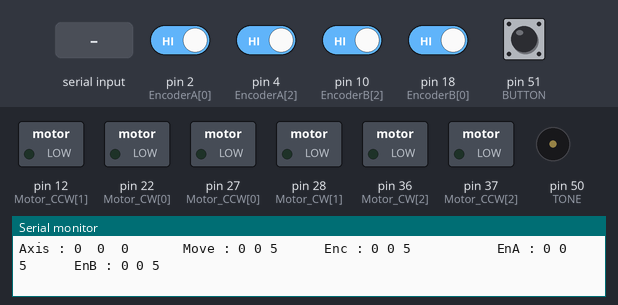
Simulated run of this sketch. Board: Arduino Mega 2560, built with avr-gcc and run on an emulated ATmega2560. Shown: switched loads named in the sketch (green lamp = pin HIGH), buzzer (waves = sounding), the last lines printed to the serial monitor. The test bench sets the inputs (shaded band); at power-on: pin 2 (EncoderA[0]), pin 4 (EncoderA[2]), pin 10 (EncoderB[2]), pin 18 (EncoderB[0]), pin 51 (BUTTON) HIGH.

Above: at 19.3 s.
19.4 s: "L90;" received over Serial
At 20.17 s:
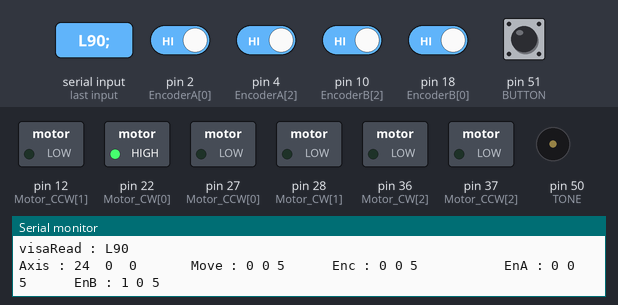
21.8 s: "l;" received over Serial
At 22.59 s:
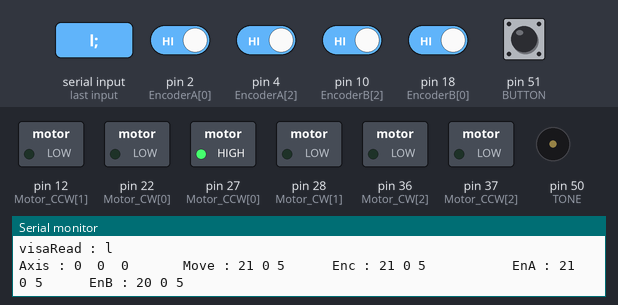
24.3 s: "X;" received over Serial
At 25.7 s:
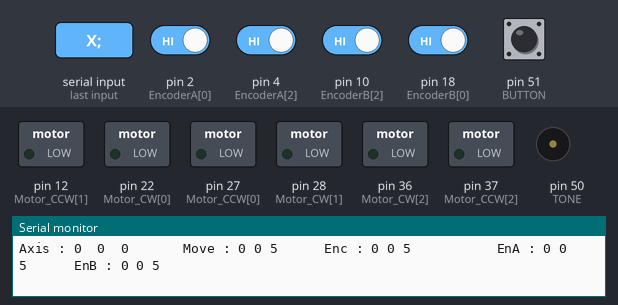
26.4 s: pin 51 (BUTTON) pulled LOW for 1 s
At 27.5 s:
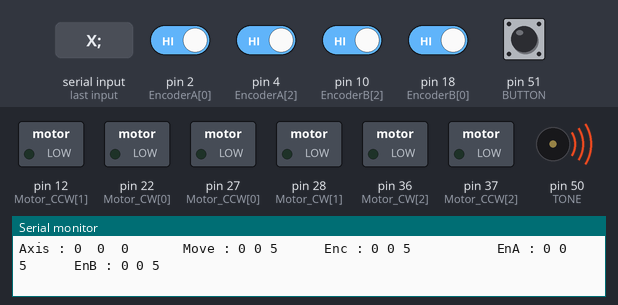
29.2 s: "S;" received over Serial
At 29.7 s:
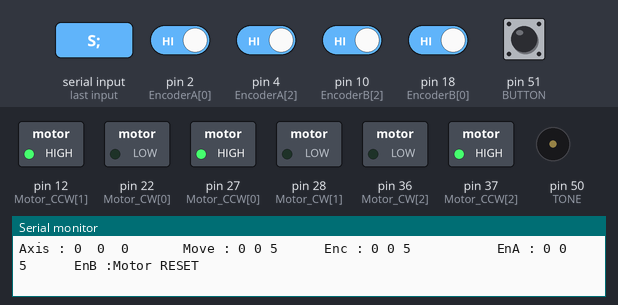
31.2 s: "U;" received over Serial
At 32.8 s:
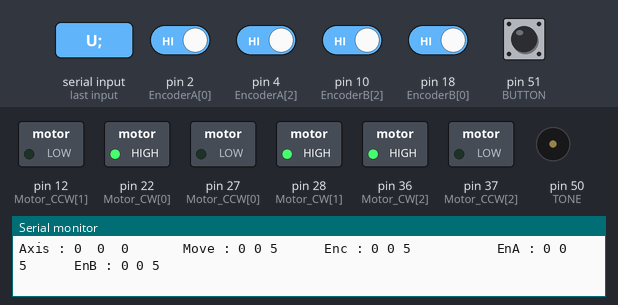
Timing chart, 0 to 33.9 s (numbered marks = the images above; inputs shaded):
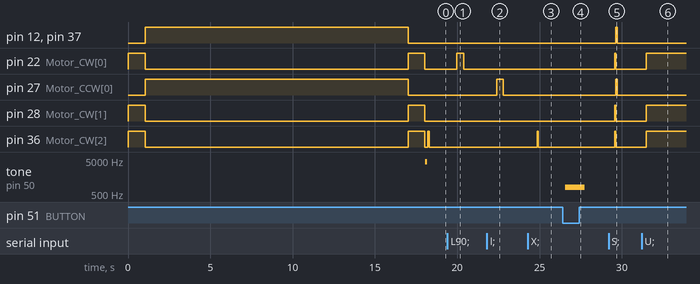

The sketch:

TEST_3DOF2.ino
```cpp
#include <MsTimer2.h>

#define Motor_L 0
#define Motor_M 1
#define Motor_R 2

#define Serial_delay 500
#define Encoder_delay 5

#define Min 0
#define Axis_Max 255
#define Motor_Max 70

#define TONE 50
#define BUTTON 51

int Motor_CW[3] = {22,28,36};
int Motor_CCW[3] = {27,12,37};
int EncoderA[3] = {2,3,4};
int EncoderB[3] = {18,8,10};

int Encoder_Data[3] = {0,0,0};
int EncoderA_Temp[3] = {0,0,0};
int EncoderB_Temp[3] = {0,0,0};

int Motor_work[3] = {0,0,0};
int Motor_way[3] = {0,0,0};
int Axis_Temp[3] = {0,0,0};
int Axis_Data[3] = {0,0,0};
int Axis_Move[3] = {0,0,0};

int BUTTON_Count = 0;
int WORK_Locker = 0;

unsigned long previousMillis = 0;
const long interval = 500;

String visaRead = "";

void Encoder() {
  if(Motor_work[Motor_L] == 1) Motor_Encoder(Motor_L);
  if(Motor_work[Motor_R] == 1) Motor_Encoder(Motor_R);
  if(Motor_work[Motor_M] == 1) Motor_Encoder(Motor_M);

  if((visaRead == "U") || (visaRead == "u") || (visaRead == "D") || (visaRead == "d") || (visaRead == "S") || (visaRead == "s") || (visaRead == "X") || (visaRead == "x")) {
    if((visaRead == "U") || (visaRead == "u")) Motor_FULLUP();
    if((visaRead == "D") || (visaRead == "d")) Motor_FULLDW();
    if((visaRead == "S") || (visaRead == "s")) Motor_START();
    if((visaRead == "X") || (visaRead == "x")) Motor_RST();
  }else {
    if(WORK_Locker == 0) Motor_WORK();
  }
}

void setup() {
  Serial.begin(9600);
  Serial.flush();

  Serial.println("contacted.");

  for(char i=0; i<3; i++) {
   pinMode(Motor_CW[i], OUTPUT);
   pinMode(Motor_CCW[i], OUTPUT);
   pinMode(EncoderA[i], INPUT);
   pinMode(EncoderB[i], INPUT);
  }
  pinMode(TONE, OUTPUT);
  pinMode(BUTTON, INPUT);

  Serial.println("settings.");
  Motor_START();

  Serial.println("start.");
}

void loop() {
  if(digitalRead(BUTTON) == LOW) {
    //Serial.println("RESET BUTTON IN");
    //Serial.println(BUTTON_Count);
    BUTTON_Count ++;
    tone(TONE, 777);
  }else {
    BUTTON_Count = 0;
    noTone(TONE);
  }

  if(BUTTON_Count > 2) {
    noTone(TONE);
    Motor_START();
  }

  if(Motor_work[Motor_L] == 1) Motor_Encoder(Motor_L);
  if(Motor_work[Motor_R] == 1) Motor_Encoder(Motor_R);
  if(Motor_work[Motor_M] == 1) Motor_Encoder(Motor_M);

  unsigned long currentMillis = millis();

  if(currentMillis - previousMillis >= interval) {
    previousMillis = currentMillis;

    if (Serial.available() > 0) {
      //visaRead = Serial.readString();
      visaRead = Serial.readStringUntil(';');

      //Serial.println(visaRead);
    }
  }

  if(visaRead != "") {
    if((visaRead == "U") || (visaRead == "u") || (visaRead == "D") || (visaRead == "d") || (visaRead == "S") || (visaRead == "s") || (visaRead == "X") || (visaRead == "x")) {
    }else stringMotorAxis();
  }

  SerialShow();

  Serial.flush();
  delay(Serial_delay);
}
```

Motor_Encoder.ino
```cpp
void Motor_Encoder(int PORT) {
  if(digitalRead(EncoderA[PORT]) == HIGH){
    if(Motor_way[PORT] == 1) EncoderA_Temp[PORT]++;
    else if(Motor_way[PORT] == -1) EncoderA_Temp[PORT]--;
  }else if(digitalRead(EncoderA[PORT]) == LOW) EncoderA_Temp[PORT] = Encoder_Data[PORT];

  if(digitalRead(EncoderB[PORT]) == HIGH) {
    if(Motor_way[PORT] == 1) EncoderB_Temp[PORT]++;
    else if(Motor_way[PORT] == -1) EncoderB_Temp[PORT]--;
  }else if(digitalRead(EncoderB[PORT]) == LOW) EncoderB_Temp[PORT] = Encoder_Data[PORT];

  Encoder_Data[PORT] = (EncoderA_Temp[PORT] + EncoderB_Temp[PORT])/2;

  if(Encoder_Data[PORT] < Min) {
    Encoder_Data[PORT] = Min;
    Motor_ST(PORT);
  }

  if(Encoder_Data[PORT] > Motor_Max) {
    Encoder_Data[PORT] = Motor_Max;
    Motor_ST(PORT);
  }
}

void Motor_UP(int PORT){
  Motor_work[PORT] = 1;
  Motor_way[PORT] = 1;

  digitalWrite(Motor_CW[PORT], HIGH);
  digitalWrite(Motor_CCW[PORT], LOW);
}

void Motor_ST(int PORT){
  Motor_work[PORT] = 0;
  Motor_way[PORT] = 1;

  digitalWrite(Motor_CW[PORT], LOW);
  digitalWrite(Motor_CCW[PORT], LOW);
}

void Motor_DW(int PORT){
  Motor_work[PORT] = 1;
  Motor_way[PORT] = -1;

  digitalWrite(Motor_CW[PORT], LOW);
  digitalWrite(Motor_CCW[PORT], HIGH);
}

void Motor_FULLUP(){
  WORK_Locker = 1;
  for(char i=0; i<3; i++) {
    Motor_way[i] = 0;
    digitalWrite(Motor_CW[i], HIGH);
    digitalWrite(Motor_CCW[i], LOW);
  }
  Serial.flush();
}

void Motor_FULLDW(){
  WORK_Locker = 1;
  for(char i=0; i<3; i++) {
     Motor_way[i] = 0;
    digitalWrite(Motor_CW[i], LOW);
    digitalWrite(Motor_CCW[i], HIGH);
  }
  Serial.flush();
}

void Motor_RST(){
  for(char i=0; i<3; i++) {
    Encoder_Data[i] = 0;
    EncoderA_Temp[i] = 0;
    EncoderB_Temp[i] = 0;
    Motor_work[i] = 0;
    Motor_way[i] = 0;
    Axis_Data[i] = 0;
    Axis_Temp[i] = 0;
    Axis_Move[i] = 0;
    digitalWrite(Motor_CW[i], LOW);
    digitalWrite(Motor_CCW[i], LOW);
    digitalWrite(EncoderA[i], HIGH);
    digitalWrite(EncoderB[i], HIGH);
  }
  visaRead = "";
  WORK_Locker = 0;
  Serial.flush();
}

void Motor_START(){
  Serial.println("Motor RESET");
  Motor_FULLUP();
  delay(1000);

  Motor_FULLDW();
  delay(16000);

  Motor_FULLUP();
  delay(1000);

  Serial.println("Encoder RESET");
  Motor_RST();
  for(char i=0; i<3; i++) {
    Axis_Data[i] = 0;
  }

  Serial.println("Serial RESET");
  visaRead = "";
  Serial.flush();
  BUTTON_Count = 0;

  tone(TONE, 4444);
  delay(100);
  noTone(TONE);

  MsTimer2::set(20, Encoder);
  MsTimer2::start();
}

void Motor_WORK() {
    Motor_Revision();

    if(Axis_Move[Motor_M]  > Encoder_Data[Motor_M]) Motor_UP(Motor_M);
    if(Axis_Move[Motor_M]  < Encoder_Data[Motor_M]) Motor_DW(Motor_M);
    if(Axis_Move[Motor_M] == Encoder_Data[Motor_M]) Motor_ST(Motor_M);

    if(Axis_Move[Motor_L]  > Encoder_Data[Motor_L]) Motor_UP(Motor_L);
    if(Axis_Move[Motor_L]  < Encoder_Data[Motor_L]) Motor_DW(Motor_L);
    if(Axis_Move[Motor_L] == Encoder_Data[Motor_L]) Motor_ST(Motor_L);

    if(Axis_Move[Motor_R]  > Encoder_Data[Motor_R]) Motor_UP(Motor_R);
    if(Axis_Move[Motor_R]  < Encoder_Data[Motor_R]) Motor_DW(Motor_R);
    if(Axis_Move[Motor_R] == Encoder_Data[Motor_R]) Motor_ST(Motor_R);
}

void Motor_Revision() {
    if(Motor_way[Motor_L] ==  1) Axis_Move[Motor_L] = Axis_Data[Motor_L] - 3;
    if(Motor_way[Motor_L] == -1) Axis_Move[Motor_L] = Axis_Data[Motor_L] - 1;
    if(Motor_way[Motor_R] ==  1) Axis_Move[Motor_R] = Axis_Data[Motor_R] + 5;
    if(Motor_way[Motor_R] == -1) Axis_Move[Motor_R] = Axis_Data[Motor_R] + 1;
    if(Motor_way[Motor_M] ==  1) Axis_Move[Motor_M] = Axis_Data[Motor_M] + 0;
    if(Motor_way[Motor_M] == -1) Axis_Move[Motor_M] = Axis_Data[Motor_M] + 0;

    if(Axis_Move[Motor_L] <   0) Axis_Move[Motor_L] =   0;
    if(Axis_Move[Motor_L] > 255) Axis_Move[Motor_L] = 255;

    if(Axis_Move[Motor_R] <   0) Axis_Move[Motor_R] =   0;
    if(Axis_Move[Motor_R] > 255) Axis_Move[Motor_R] = 255;

    if(Axis_Move[Motor_M] <   0) Axis_Move[Motor_M] =   0;
    if(Axis_Move[Motor_M] > 255) Axis_Move[Motor_M] = 255;
}
```

String_Axis.ino
```cpp
void stringMotorAxis() {
  Serial.println("visaRead : " + visaRead);

  int comma1 = visaRead.indexOf(',');
  int comma2 = visaRead.indexOf(',', comma1+1);
  int comma3 = visaRead.indexOf(',', comma2+1);
  int comma4 = visaRead.indexOf(',', comma3+1);

  String sTemp1 = visaRead.substring(0, comma1);
  String sTemp2 = visaRead.substring(comma1+1,comma2);
  String sTemp3 = visaRead.substring(comma2+1,comma3);

  char cTemp1[sTemp1.length()+1];
  char cTemp2[sTemp2.length()+1];
  char cTemp3[sTemp3.length()+1];

  sTemp1.substring(0).toCharArray(cTemp1, sTemp1.length()+1);
  sTemp2.substring(0).toCharArray(cTemp2, sTemp2.length()+1);
  sTemp3.substring(0).toCharArray(cTemp3, sTemp3.length()+1);

  if((cTemp1[0] == 'L') || (cTemp1[0] == 'l')) {
    Axis_Temp[Motor_L] = strtol(cTemp1+1, NULL, 10);
    Axis_Revision(Motor_L);
  }
  if((cTemp1[0] == 'M') || (cTemp1[0] == 'm')) {
    Axis_Temp[Motor_M] = strtol(cTemp1+1, NULL, 10);
    Axis_Revision(Motor_M);
  }
  if((cTemp1[0] == 'R') || (cTemp1[0] == 'r')) {
    Axis_Temp[Motor_R] = strtol(cTemp1+1, NULL, 10);
    Axis_Revision(Motor_R);
  }

  if((cTemp2[0] == 'L') || (cTemp2[0] == 'l')) {
    Axis_Temp[Motor_L] = strtol(cTemp2+1, NULL, 10);
    Axis_Revision(Motor_L);
  }
  if((cTemp2[0] == 'M') || (cTemp2[0] == 'm')) {
    Axis_Temp[Motor_M] = strtol(cTemp2+1, NULL, 10);
    Axis_Revision(Motor_M);
  }
  if((cTemp2[0] == 'R') || (cTemp2[0] == 'r')) {
    Axis_Temp[Motor_R] = strtol(cTemp2+1, NULL, 10);
    Axis_Revision(Motor_R);
  }

  if((cTemp3[0] == 'L') || (cTemp3[0] == 'l')) {
    Axis_Temp[Motor_L] = strtol(cTemp3+1, NULL, 10);
    Axis_Revision(Motor_L);
  }
  if((cTemp3[0] == 'R') || (cTemp3[0] == 'r')) {
    Axis_Temp[Motor_R] = strtol(cTemp3+1, NULL, 10);
    Axis_Revision(Motor_R);
  }
  if((cTemp3[0] == 'M') || (cTemp3[0] == 'm')) {
    Axis_Temp[Motor_M] = strtol(cTemp3+1, NULL, 10);
    Axis_Revision(Motor_M);
  }

  visaRead = "";
}

void Axis_Revision(int PORT) {
  if(PORT == Motor_L) Axis_Data[Motor_L] = map(constrain(Axis_Temp[Motor_L], Min, Axis_Max), Min, Axis_Max, Min, Motor_Max);
  if(PORT == Motor_R) Axis_Data[Motor_R] = map(constrain(Axis_Temp[Motor_R], Min, Axis_Max), Min, Axis_Max, Min, Motor_Max);
  if(PORT == Motor_M) Axis_Data[Motor_M] = map(constrain(Axis_Temp[Motor_M], Min, Axis_Max), Min, Axis_Max, Min, Motor_Max);
}

void SerialShow() {
  Serial.print("Axis");
  Serial.print(" : ");
  for(char i=0; i<3; i++) {
    Serial.print(Axis_Data[i]);
    Serial.print("  ");
  }
  Serial.print("     ");

  Serial.print("Move");
  Serial.print(" : ");
  for(char i=0; i<3; i++) {
    Serial.print(Axis_Move[i]);
    Serial.print(" ");
  }
  Serial.print("     ");

  Serial.print("Enc");
  Serial.print(" : ");
  for(char i=0; i<3; i++) {
    Serial.print(Encoder_Data[i]);
    Serial.print(" ");
  }
  Serial.print("     ");

  Serial.print("     ");
  Serial.print("EnA");
  Serial.print(" : ");
  for(char i=0; i<3; i++) {
    Serial.print(EncoderA_Temp[i]);
    Serial.print(" ");
  }
  Serial.print("     ");

  Serial.print("EnB");
  Serial.print(" : ");
  for(char i=0; i<3; i++) {
    Serial.print(EncoderB_Temp[i]);
    Serial.print(" ");
  }
  Serial.print("\n");
}
```

Measured:
- after the input at 19.4 s, pin 22 (Motor_CW[0]): LOW → HIGH after 0.57 s, → LOW 0.42 s later
- after the input at 21.8 s, pin 27 (Motor_CCW[0]): LOW → HIGH after 0.59 s, → LOW 0.42 s later
- after the input at 24.3 s, pin 36 (Motor_CW[2]): LOW → HIGH after 0.55 s, → LOW 0.07 s later
- after the input at 26.4 s, tone on pin 50 (TONE): silent → 777 Hz after 0.15 s, → silent 1.2 s later
- after the input at 29.2 s, pin 12 (Motor_CCW[1]), pin 27 (Motor_CCW[0]), pin 37 (Motor_CCW[2]): LOW → HIGH after 0.43 s, → LOW 0.08 s later; pin 22 (Motor_CW[0]), pin 28 (Motor_CW[1]), pin 36 (Motor_CW[2]): LOW → HIGH after 0.36 s, → LOW 0.07 s later
- after the input at 31.2 s, pin 22 (Motor_CW[0]), pin 28 (Motor_CW[1]), pin 36 (Motor_CW[2]): LOW → HIGH after 0.29 s
